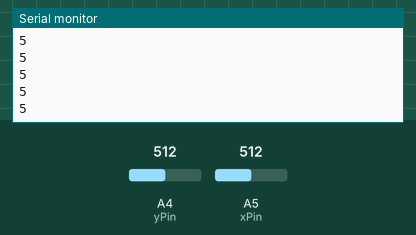
Recording of a sketch running on a simulated Arduino Uno, built with avr-gcc and run on an emulated ATmega328P. Parts: the last lines printed to the serial monitor. Inputs (shaded band) come from the test bench; at power-on: A4 (yPin) = 512, A5 (xPin) = 512. No radio packets arrive unless stated.

Above: at 1.2 s.
1.3 s: A4 (yPin) set to 290
At 2.2 s:
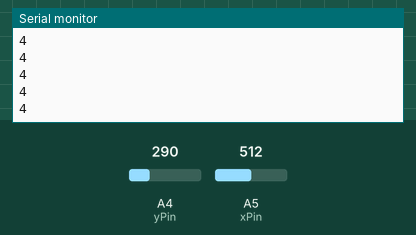
2.8 s: A4 (yPin) set to 810
At 3.6 s:
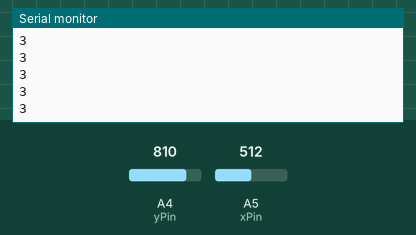
Timing chart, 0 to 5.8 s (numbered marks = the images above; inputs shaded):
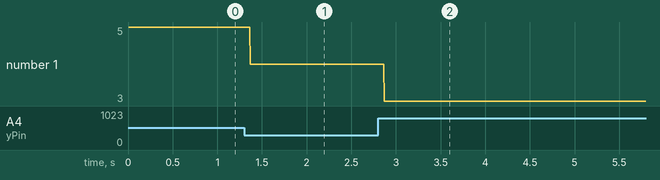

The sketch:

transmitter.ino
```cpp
#include <SPI.h>
#include <nRF24L01.h>
#include <RF24.h>

#define CE_PIN 9
#define CSN_PIN 8


RF24 radio(CE_PIN, CSN_PIN);


const byte address[6] = "00001";


int powerP = 2;

int xPin = A5;
int yPin = A4;

int xVal;
int yVal;

int number;


void setup() {

  Serial.begin(9600);

  radio.begin();


  radio.openWritingPipe(address);

  radio.stopListening();

  pinMode(powerP, OUTPUT);
  pinMode(xPin, INPUT);
  pinMode(yPin, INPUT);


}
void loop() {

    digitalWrite(powerP, HIGH);

  xVal = analogRead(xPin);
  yVal = analogRead(yPin);

  if(xVal<=30 && yVal<=600 && yVal>=300) {
    number = 1;
  }

  else if(xVal>=800 && yVal<=600 && yVal>=300){
    number = 2;
  }


  else if(yVal>=800 && xVal<=600 && xVal>=300) {
    number = 3;
  }

  else if(yVal<=300 && xVal<=600 && xVal>=300){
    number = 4;
  }

  else{
    number = 5;
  }
  Serial.println(number);
  radio.write(&number, sizeof(number));

}
```

Measured:
- after the input at 1.3 s, the serial monitor: prints a new line after 0.07 s (image 1)
- after the input at 2.8 s, the serial monitor: prints a new line after 0.07 s (image 2)
- plotted number 1: 5 → 4 after the input at 1.3 s, 4 → 3 after the input at 2.8 s
